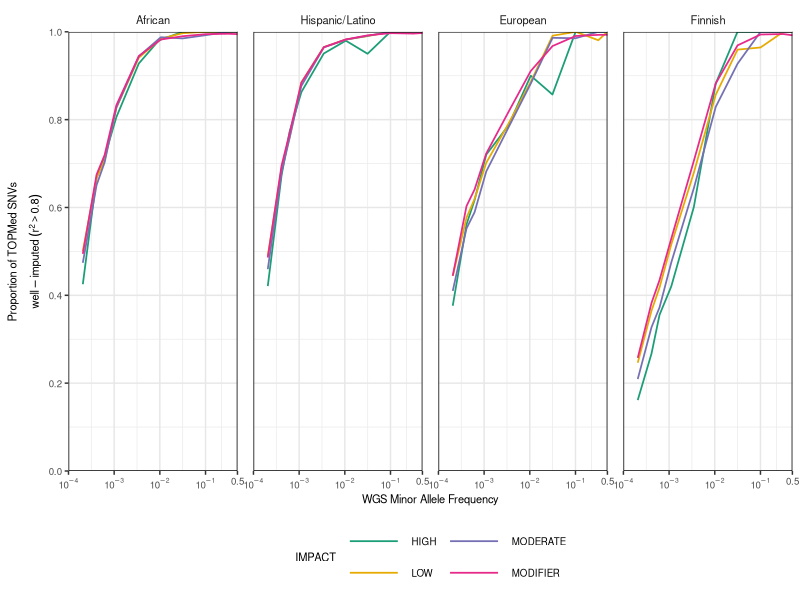

This figure's R source:
library(data.table)
library(ggplot2)
library(gridExtra)

biome=fread("../analyses/VEP/biome.vep.perc8.tab")
colnames(biome)[1]="IMPACT"
biome=biome[,c("MAF","IMPACT","OmniExp_TOPMed")]
high=biome[which(biome$IMPACT=="IMPACT=HIGH"),]
moderate=biome[which(biome$IMPACT=="IMPACT=MODERATE"),]
low=biome[which(biome$IMPACT=="IMPACT=LOW"),]
modifier=biome[which(biome$IMPACT=="IMPACT=MODIFIER"),]
high=high[c(which(abs(high$MAF-0.0002)==min(abs(high$MAF-0.0002))),which(abs(high$MAF-0.0004)==min(abs(high$MAF-0.0004))),which(abs(high$MAF-0.0006)==min(abs(high$MAF-0.0006))),which(abs(high$MAF-0.001)==min(abs(high$MAF-0.001))),which(abs(high$MAF-0.0032)==min(abs(high$MAF-0.0032))),which(abs(high$MAF-0.01)==min(abs(high$MAF-0.01))),which(abs(high$MAF-0.0316)==min(abs(high$MAF-0.0316))),which(abs(high$MAF-0.1)==min(abs(high$MAF-0.1))),which(abs(high$MAF-0.316)==min(abs(high$MAF-0.316))),which(abs(high$MAF-0.5)==min(abs(high$MAF-0.5)))),]
moderate=moderate[c(which(abs(moderate$MAF-0.0002)==min(abs(moderate$MAF-0.0002))),which(abs(moderate$MAF-0.0004)==min(abs(moderate$MAF-0.0004))),which(abs(moderate$MAF-0.0006)==min(abs(moderate$MAF-0.0006))),which(abs(moderate$MAF-0.001)==min(abs(moderate$MAF-0.001))),which(abs(moderate$MAF-0.0032)==min(abs(moderate$MAF-0.0032))),which(abs(moderate$MAF-0.01)==min(abs(moderate$MAF-0.01))),which(abs(moderate$MAF-0.0316)==min(abs(moderate$MAF-0.0316))),which(abs(moderate$MAF-0.1)==min(abs(moderate$MAF-0.1))),which(abs(moderate$MAF-0.316)==min(abs(moderate$MAF-0.316))),which(abs(moderate$MAF-0.5)==min(abs(moderate$MAF-0.5)))),]
low=low[c(which(abs(low$MAF-0.0002)==min(abs(low$MAF-0.0002))),which(abs(low$MAF-0.0004)==min(abs(low$MAF-0.0004))),which(abs(low$MAF-0.0006)==min(abs(low$MAF-0.0006))),which(abs(low$MAF-0.001)==min(abs(low$MAF-0.001))),which(abs(low$MAF-0.0032)==min(abs(low$MAF-0.0032))),which(abs(low$MAF-0.01)==min(abs(low$MAF-0.01))),which(abs(low$MAF-0.0316)==min(abs(low$MAF-0.0316))),which(abs(low$MAF-0.1)==min(abs(low$MAF-0.1))),which(abs(low$MAF-0.316)==min(abs(low$MAF-0.316))),which(abs(low$MAF-0.5)==min(abs(low$MAF-0.5)))),]
modifier=modifier[c(which(abs(modifier$MAF-0.0002)==min(abs(modifier$MAF-0.0002))),which(abs(modifier$MAF-0.0004)==min(abs(modifier$MAF-0.0004))),which(abs(modifier$MAF-0.0006)==min(abs(modifier$MAF-0.0006))),which(abs(modifier$MAF-0.001)==min(abs(modifier$MAF-0.001))),which(abs(modifier$MAF-0.0032)==min(abs(modifier$MAF-0.0032))),which(abs(modifier$MAF-0.01)==min(abs(modifier$MAF-0.01))),which(abs(modifier$MAF-0.0316)==min(abs(modifier$MAF-0.0316))),which(abs(modifier$MAF-0.1)==min(abs(modifier$MAF-0.1))),which(abs(modifier$MAF-0.316)==min(abs(modifier$MAF-0.316))),which(abs(modifier$MAF-0.5)==min(abs(modifier$MAF-0.5)))),]
biome=rbind(high, moderate, low, modifier)
biome$Ancestry=rep("Hispanic/Latino", nrow(biome))

inpsyght=fread("../analyses/VEP/inpsyght.vep.perc8.tab")
colnames(inpsyght)[1]="IMPACT"
inpsyght=inpsyght[,c("MAF","IMPACT","OmniExp_TOPMed")]
high=inpsyght[which(inpsyght$IMPACT=="IMPACT=HIGH"),]
moderate=inpsyght[which(inpsyght$IMPACT=="IMPACT=MODERATE"),]
low=inpsyght[which(inpsyght$IMPACT=="IMPACT=LOW"),]
modifier=inpsyght[which(inpsyght$IMPACT=="IMPACT=MODIFIER"),]
high=high[c(which(abs(high$MAF-0.0002)==min(abs(high$MAF-0.0002))),which(abs(high$MAF-0.0004)==min(abs(high$MAF-0.0004))),which(abs(high$MAF-0.0006)==min(abs(high$MAF-0.0006))),which(abs(high$MAF-0.001)==min(abs(high$MAF-0.001))),which(abs(high$MAF-0.0032)==min(abs(high$MAF-0.0032))),which(abs(high$MAF-0.01)==min(abs(high$MAF-0.01))),which(abs(high$MAF-0.0316)==min(abs(high$MAF-0.0316))),which(abs(high$MAF-0.1)==min(abs(high$MAF-0.1))),which(abs(high$MAF-0.316)==min(abs(high$MAF-0.316))),which(abs(high$MAF-0.5)==min(abs(high$MAF-0.5)))),]
moderate=moderate[c(which(abs(moderate$MAF-0.0002)==min(abs(moderate$MAF-0.0002))),which(abs(moderate$MAF-0.0004)==min(abs(moderate$MAF-0.0004))),which(abs(moderate$MAF-0.0006)==min(abs(moderate$MAF-0.0006))),which(abs(moderate$MAF-0.001)==min(abs(moderate$MAF-0.001))),which(abs(moderate$MAF-0.0032)==min(abs(moderate$MAF-0.0032))),which(abs(moderate$MAF-0.01)==min(abs(moderate$MAF-0.01))),which(abs(moderate$MAF-0.0316)==min(abs(moderate$MAF-0.0316))),which(abs(moderate$MAF-0.1)==min(abs(moderate$MAF-0.1))),which(abs(moderate$MAF-0.316)==min(abs(moderate$MAF-0.316))),which(abs(moderate$MAF-0.5)==min(abs(moderate$MAF-0.5)))),]
low=low[c(which(abs(low$MAF-0.0002)==min(abs(low$MAF-0.0002))),which(abs(low$MAF-0.0004)==min(abs(low$MAF-0.0004))),which(abs(low$MAF-0.0006)==min(abs(low$MAF-0.0006))),which(abs(low$MAF-0.001)==min(abs(low$MAF-0.001))),which(abs(low$MAF-0.0032)==min(abs(low$MAF-0.0032))),which(abs(low$MAF-0.01)==min(abs(low$MAF-0.01))),which(abs(low$MAF-0.0316)==min(abs(low$MAF-0.0316))),which(abs(low$MAF-0.1)==min(abs(low$MAF-0.1))),which(abs(low$MAF-0.316)==min(abs(low$MAF-0.316))),which(abs(low$MAF-0.5)==min(abs(low$MAF-0.5)))),]
modifier=modifier[c(which(abs(modifier$MAF-0.0002)==min(abs(modifier$MAF-0.0002))),which(abs(modifier$MAF-0.0004)==min(abs(modifier$MAF-0.0004))),which(abs(modifier$MAF-0.0006)==min(abs(modifier$MAF-0.0006))),which(abs(modifier$MAF-0.001)==min(abs(modifier$MAF-0.001))),which(abs(modifier$MAF-0.0032)==min(abs(modifier$MAF-0.0032))),which(abs(modifier$MAF-0.01)==min(abs(modifier$MAF-0.01))),which(abs(modifier$MAF-0.0316)==min(abs(modifier$MAF-0.0316))),which(abs(modifier$MAF-0.1)==min(abs(modifier$MAF-0.1))),which(abs(modifier$MAF-0.316)==min(abs(modifier$MAF-0.316))),which(abs(modifier$MAF-0.5)==min(abs(modifier$MAF-0.5)))),]
inpsyght=rbind(high, moderate, low, modifier)
inpsyght$Ancestry=rep("African", nrow(inpsyght))

mlof=fread("../analyses/VEP/mlof.vep.perc8.tab")
colnames(mlof)[1]="IMPACT"
mlof=mlof[,c("MAF","IMPACT","OmniExp_TOPMed")]
high=mlof[which(mlof$IMPACT=="IMPACT=HIGH"),]
moderate=mlof[which(mlof$IMPACT=="IMPACT=MODERATE"),]
low=mlof[which(mlof$IMPACT=="IMPACT=LOW"),]
modifier=mlof[which(mlof$IMPACT=="IMPACT=MODIFIER"),]
high=high[c(which(abs(high$MAF-0.0002)==min(abs(high$MAF-0.0002))),which(abs(high$MAF-0.0004)==min(abs(high$MAF-0.0004))),which(abs(high$MAF-0.0006)==min(abs(high$MAF-0.0006))),which(abs(high$MAF-0.001)==min(abs(high$MAF-0.001))),which(abs(high$MAF-0.0032)==min(abs(high$MAF-0.0032))),which(abs(high$MAF-0.01)==min(abs(high$MAF-0.01))),which(abs(high$MAF-0.0316)==min(abs(high$MAF-0.0316))),which(abs(high$MAF-0.1)==min(abs(high$MAF-0.1))),which(abs(high$MAF-0.316)==min(abs(high$MAF-0.316))),which(abs(high$MAF-0.5)==min(abs(high$MAF-0.5)))),]
moderate=moderate[c(which(abs(moderate$MAF-0.0002)==min(abs(moderate$MAF-0.0002))),which(abs(moderate$MAF-0.0004)==min(abs(moderate$MAF-0.0004))),which(abs(moderate$MAF-0.0006)==min(abs(moderate$MAF-0.0006))),which(abs(moderate$MAF-0.001)==min(abs(moderate$MAF-0.001))),which(abs(moderate$MAF-0.0032)==min(abs(moderate$MAF-0.0032))),which(abs(moderate$MAF-0.01)==min(abs(moderate$MAF-0.01))),which(abs(moderate$MAF-0.0316)==min(abs(moderate$MAF-0.0316))),which(abs(moderate$MAF-0.1)==min(abs(moderate$MAF-0.1))),which(abs(moderate$MAF-0.316)==min(abs(moderate$MAF-0.316))),which(abs(moderate$MAF-0.5)==min(abs(moderate$MAF-0.5)))),]
low=low[c(which(abs(low$MAF-0.0002)==min(abs(low$MAF-0.0002))),which(abs(low$MAF-0.0004)==min(abs(low$MAF-0.0004))),which(abs(low$MAF-0.0006)==min(abs(low$MAF-0.0006))),which(abs(low$MAF-0.001)==min(abs(low$MAF-0.001))),which(abs(low$MAF-0.0032)==min(abs(low$MAF-0.0032))),which(abs(low$MAF-0.01)==min(abs(low$MAF-0.01))),which(abs(low$MAF-0.0316)==min(abs(low$MAF-0.0316))),which(abs(low$MAF-0.1)==min(abs(low$MAF-0.1))),which(abs(low$MAF-0.316)==min(abs(low$MAF-0.316))),which(abs(low$MAF-0.5)==min(abs(low$MAF-0.5)))),]
modifier=modifier[c(which(abs(modifier$MAF-0.0002)==min(abs(modifier$MAF-0.0002))),which(abs(modifier$MAF-0.0004)==min(abs(modifier$MAF-0.0004))),which(abs(modifier$MAF-0.0006)==min(abs(modifier$MAF-0.0006))),which(abs(modifier$MAF-0.001)==min(abs(modifier$MAF-0.001))),which(abs(modifier$MAF-0.0032)==min(abs(modifier$MAF-0.0032))),which(abs(modifier$MAF-0.01)==min(abs(modifier$MAF-0.01))),which(abs(modifier$MAF-0.0316)==min(abs(modifier$MAF-0.0316))),which(abs(modifier$MAF-0.1)==min(abs(modifier$MAF-0.1))),which(abs(modifier$MAF-0.316)==min(abs(modifier$MAF-0.316))),which(abs(modifier$MAF-0.5)==min(abs(modifier$MAF-0.5)))),]
mlof=rbind(high, moderate, low, modifier)
mlof$Ancestry=rep("European", nrow(mlof))

metsim=fread("../analyses/VEP/metsim.vep.perc8.tab")
colnames(metsim)[1]="IMPACT"
metsim=metsim[,c("MAF","IMPACT","OmniExp_TOPMed")]
high=metsim[which(metsim$IMPACT=="IMPACT=HIGH"),]
moderate=metsim[which(metsim$IMPACT=="IMPACT=MODERATE"),]
low=metsim[which(metsim$IMPACT=="IMPACT=LOW"),]
modifier=metsim[which(metsim$IMPACT=="IMPACT=MODIFIER"),]
high=high[c(which(abs(high$MAF-0.0002)==min(abs(high$MAF-0.0002))),which(abs(high$MAF-0.0004)==min(abs(high$MAF-0.0004))),which(abs(high$MAF-0.0006)==min(abs(high$MAF-0.0006))),which(abs(high$MAF-0.001)==min(abs(high$MAF-0.001))),which(abs(high$MAF-0.0032)==min(abs(high$MAF-0.0032))),which(abs(high$MAF-0.01)==min(abs(high$MAF-0.01))),which(abs(high$MAF-0.0316)==min(abs(high$MAF-0.0316))),which(abs(high$MAF-0.1)==min(abs(high$MAF-0.1))),which(abs(high$MAF-0.316)==min(abs(high$MAF-0.316))),which(abs(high$MAF-0.5)==min(abs(high$MAF-0.5)))),]
moderate=moderate[c(which(abs(moderate$MAF-0.0002)==min(abs(moderate$MAF-0.0002))),which(abs(moderate$MAF-0.0004)==min(abs(moderate$MAF-0.0004))),which(abs(moderate$MAF-0.0006)==min(abs(moderate$MAF-0.0006))),which(abs(moderate$MAF-0.001)==min(abs(moderate$MAF-0.001))),which(abs(moderate$MAF-0.0032)==min(abs(moderate$MAF-0.0032))),which(abs(moderate$MAF-0.01)==min(abs(moderate$MAF-0.01))),which(abs(moderate$MAF-0.0316)==min(abs(moderate$MAF-0.0316))),which(abs(moderate$MAF-0.1)==min(abs(moderate$MAF-0.1))),which(abs(moderate$MAF-0.316)==min(abs(moderate$MAF-0.316))),which(abs(moderate$MAF-0.5)==min(abs(moderate$MAF-0.5)))),]
low=low[c(which(abs(low$MAF-0.0002)==min(abs(low$MAF-0.0002))),which(abs(low$MAF-0.0004)==min(abs(low$MAF-0.0004))),which(abs(low$MAF-0.0006)==min(abs(low$MAF-0.0006))),which(abs(low$MAF-0.001)==min(abs(low$MAF-0.001))),which(abs(low$MAF-0.0032)==min(abs(low$MAF-0.0032))),which(abs(low$MAF-0.01)==min(abs(low$MAF-0.01))),which(abs(low$MAF-0.0316)==min(abs(low$MAF-0.0316))),which(abs(low$MAF-0.1)==min(abs(low$MAF-0.1))),which(abs(low$MAF-0.316)==min(abs(low$MAF-0.316))),which(abs(low$MAF-0.5)==min(abs(low$MAF-0.5)))),]
modifier=modifier[c(which(abs(modifier$MAF-0.0002)==min(abs(modifier$MAF-0.0002))),which(abs(modifier$MAF-0.0004)==min(abs(modifier$MAF-0.0004))),which(abs(modifier$MAF-0.0006)==min(abs(modifier$MAF-0.0006))),which(abs(modifier$MAF-0.001)==min(abs(modifier$MAF-0.001))),which(abs(modifier$MAF-0.0032)==min(abs(modifier$MAF-0.0032))),which(abs(modifier$MAF-0.01)==min(abs(modifier$MAF-0.01))),which(abs(modifier$MAF-0.0316)==min(abs(modifier$MAF-0.0316))),which(abs(modifier$MAF-0.1)==min(abs(modifier$MAF-0.1))),which(abs(modifier$MAF-0.316)==min(abs(modifier$MAF-0.316))),which(abs(modifier$MAF-0.5)==min(abs(modifier$MAF-0.5)))),]
metsim=rbind(high, moderate, low, modifier)
metsim$Ancestry=rep("Finnish", nrow(metsim))

all=rbind(biome, inpsyght, metsim, mlof)
all$Ancestry=factor(all$Ancestry, levels=c("African","Hispanic/Latino","European","Finnish"))
all$IMPACT[which(all$IMPACT=="IMPACT=HIGH")]="HIGH"
all$IMPACT[which(all$IMPACT=="IMPACT=MODERATE")]="MODERATE"
all$IMPACT[which(all$IMPACT=="IMPACT=LOW")]="LOW"
all$IMPACT[which(all$IMPACT=="IMPACT=MODIFIER")]="MODIFIER"
ybrks<-c(0,0.2,0.4,0.6,0.8,1)
brks<-c(0.5, 0.1, 0.01,0.001,0.0001)
labs=c(expression(0.5),expression(10^-1), expression(10^-2), expression(10^-3),expression(10^-4))

tiff(file="~/FigS11.tiff", height=75, width=174, units="mm", res=300)
ggplot(all, aes(x=MAF, y=OmniExp_TOPMed, color=IMPACT))+scale_x_log10(breaks=brks, labels=labs, limits=c(1e-4,0.5),expand=c(0,0))+scale_y_continuous(breaks=ybrks,limits=c(0,1), expand=c(0,0))+theme_bw()+theme(legend.position="bottom",panel.grid.major=element_line(colour="#e7e7e7"),panel.spacing=unit(0.8, "lines"),axis.title=element_text(size=8),axis.text=element_text(size=7),panel.border=element_rect(color="black"), legend.key.width=unit(3, "lines"),legend.text=element_text(size=7),legend.title=element_text(size=8), strip.background=element_rect(fill="white", color=NA), strip.text=element_text(size=8))+geom_line(aes(group=IMPACT), size=0.6)+facet_grid(.~Ancestry)+scale_color_manual(values=c("#1b9e77", "#e6ab02","#7570b3","#e7298a"))+xlab("WGS Minor Allele Frequency")+ylab(expression(atop(Proportion~of~TOPMed~SNVs,well-imputed~(r^2>0.8))))+guides(color=guide_legend(nrow=2))
dev.off()


